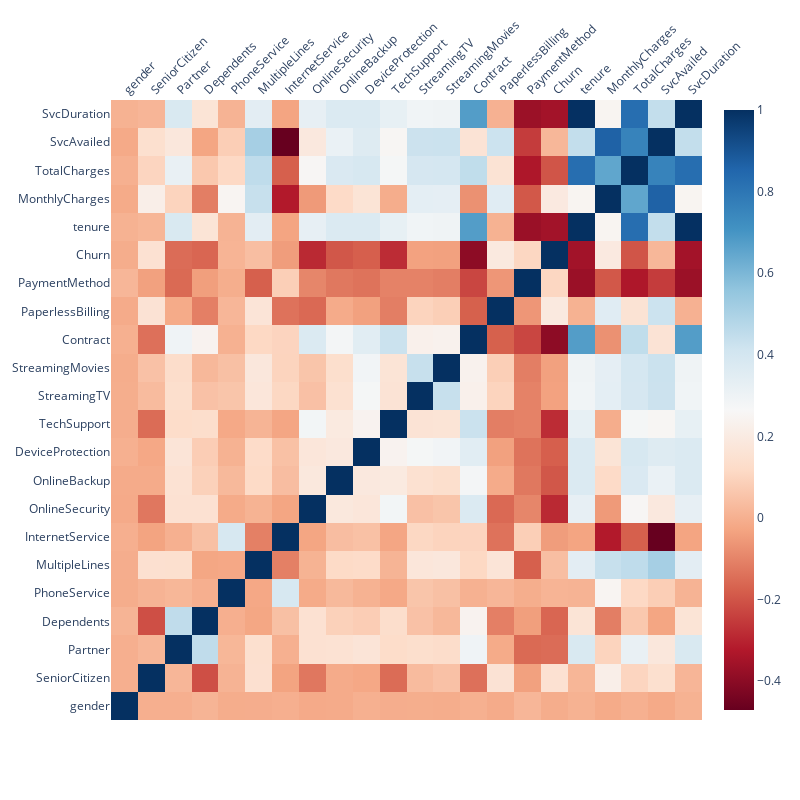

The code cell stored with this chart in its notebook:
### Markdown cell above
## Correlation

### Code cell
# Calculate the correlation matrix  
corr_matrix = data_model.corr()

# This is to generate text for annotations BUT hide it by setting it to an array of empty strings
text = [['' for _ in range(len(corr_matrix.columns))] for _ in range(len(corr_matrix.index))]


# Create the heatmap
fig = ff.create_annotated_heatmap(
    z=corr_matrix.values,
    x=list(corr_matrix.columns),
    y=list(corr_matrix.index),
    annotation_text=text,
    colorscale='RdBu',
    showscale=True
)

# Update the layout to add titles and adjust the size
fig.update_layout(
    xaxis=dict(tickangle=-45),
    yaxis=dict(tickmode='array', tickvals=list(range(len(corr_matrix.index))), ticktext=list(corr_matrix.index)),
    width=800, height=800
)

fig.show()
